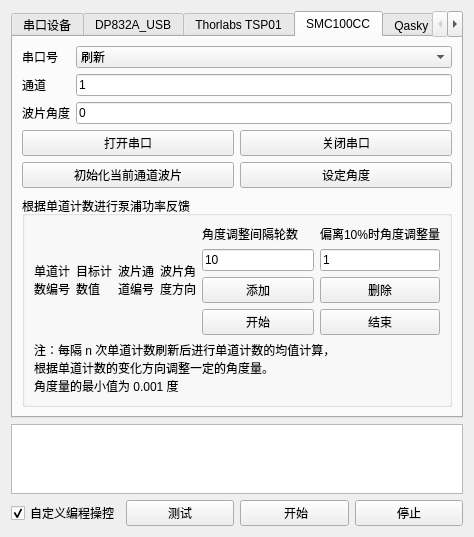
<?xml version="1.0" encoding="UTF-8"?>
<ui version="4.0">
 <class>ExternalApplicationsWidget</class>
 <widget class="QWidget" name="ExternalApplicationsWidget">
  <property name="geometry">
   <rect>
    <x>0</x>
    <y>0</y>
    <width>474</width>
    <height>503</height>
   </rect>
  </property>
  <property name="windowTitle">
   <string>Form</string>
  </property>
  <layout class="QVBoxLayout" name="verticalLayout">
   <item>
    <widget class="QTabWidget" name="tabWidget">
     <property name="currentIndex">
      <number>3</number>
     </property>
     <widget class="QWidget" name="tab">
      <attribute name="title">
       <string>串口设备</string>
      </attribute>
      <layout class="QVBoxLayout" name="verticalLayout_2">
       <item>
        <widget class="QLabel" name="label_3">
         <property name="text">
          <string>串口设置</string>
         </property>
        </widget>
       </item>
       <item>
        <layout class="QGridLayout" name="gLayoutSettings">
         <item row="0" column="0">
          <widget class="QLabel" name="label">
           <property name="text">
            <string>串口号</string>
           </property>
          </widget>
         </item>
         <item row="3" column="0">
          <widget class="QLabel" name="label_6">
           <property name="text">
            <string>停止位</string>
           </property>
          </widget>
         </item>
         <item row="1" column="0">
          <widget class="QLabel" name="label_5">
           <property name="text">
            <string>波特率</string>
           </property>
          </widget>
         </item>
         <item row="4" column="0">
          <widget class="QLabel" name="label_8">
           <property name="text">
            <string>奇偶校验</string>
           </property>
          </widget>
         </item>
         <item row="2" column="0">
          <widget class="QLabel" name="label_7">
           <property name="text">
            <string>数据位</string>
           </property>
          </widget>
         </item>
         <item row="5" column="0" colspan="3">
          <layout class="QHBoxLayout" name="horizontalLayout_3">
           <item>
            <widget class="QPushButton" name="buttonRefresh">
             <property name="text">
              <string>刷新串口列表</string>
             </property>
            </widget>
           </item>
           <item>
            <widget class="QPushButton" name="buttonOpenSP">
             <property name="text">
              <string>打开串口</string>
             </property>
            </widget>
           </item>
           <item>
            <widget class="QPushButton" name="buttonCloseSP">
             <property name="text">
              <string>关闭串口</string>
             </property>
            </widget>
           </item>
          </layout>
         </item>
         <item row="3" column="1" colspan="2">
          <widget class="QComboBox" name="comboBoxStopBitsList">
           <item>
            <property name="text">
             <string>1</string>
            </property>
           </item>
           <item>
            <property name="text">
             <string>1.5</string>
            </property>
           </item>
           <item>
            <property name="text">
             <string>2</string>
            </property>
           </item>
          </widget>
         </item>
         <item row="4" column="1" colspan="2">
          <widget class="QComboBox" name="comboBoxParityBitsList">
           <item>
            <property name="text">
             <string>无</string>
            </property>
           </item>
           <item>
            <property name="text">
             <string>偶</string>
            </property>
           </item>
           <item>
            <property name="text">
             <string>奇</string>
            </property>
           </item>
           <item>
            <property name="text">
             <string>校验位始终为 1</string>
            </property>
           </item>
           <item>
            <property name="text">
             <string>校验位始终为 0</string>
            </property>
           </item>
          </widget>
         </item>
         <item row="2" column="1" colspan="2">
          <widget class="QComboBox" name="comboBoxDataBitsList">
           <item>
            <property name="text">
             <string>5</string>
            </property>
           </item>
           <item>
            <property name="text">
             <string>6</string>
            </property>
           </item>
           <item>
            <property name="text">
             <string>7</string>
            </property>
           </item>
           <item>
            <property name="text">
             <string>8</string>
            </property>
           </item>
          </widget>
         </item>
         <item row="1" column="1" colspan="2">
          <widget class="QComboBox" name="comboBoxBaudRateList">
           <item>
            <property name="text">
             <string>1200</string>
            </property>
           </item>
           <item>
            <property name="text">
             <string>2400</string>
            </property>
           </item>
           <item>
            <property name="text">
             <string>4800</string>
            </property>
           </item>
           <item>
            <property name="text">
             <string>9600</string>
            </property>
           </item>
           <item>
            <property name="text">
             <string>19200</string>
            </property>
           </item>
           <item>
            <property name="text">
             <string>38400</string>
            </property>
           </item>
           <item>
            <property name="text">
             <string>57600</string>
            </property>
           </item>
           <item>
            <property name="text">
             <string>115200</string>
            </property>
           </item>
          </widget>
         </item>
         <item row="0" column="1" colspan="2">
          <widget class="QComboBox" name="comboboxSPList">
           <property name="sizePolicy">
            <sizepolicy hsizetype="Preferred" vsizetype="Fixed">
             <horstretch>0</horstretch>
             <verstretch>0</verstretch>
            </sizepolicy>
           </property>
          </widget>
         </item>
        </layout>
       </item>
       <item>
        <spacer name="verticalSpacer">
         <property name="orientation">
          <enum>Qt::Vertical</enum>
         </property>
         <property name="sizeHint" stdset="0">
          <size>
           <width>20</width>
           <height>40</height>
          </size>
         </property>
        </spacer>
       </item>
       <item>
        <layout class="QGridLayout" name="gridLayout">
         <item row="2" column="0">
          <widget class="QLabel" name="label_4">
           <property name="text">
            <string>接收指令</string>
           </property>
          </widget>
         </item>
         <item row="2" column="1">
          <widget class="QLabel" name="labelDataReceived">
           <property name="text">
            <string/>
           </property>
          </widget>
         </item>
         <item row="1" column="0">
          <widget class="QLabel" name="label_2">
           <property name="text">
            <string>发送指令</string>
           </property>
          </widget>
         </item>
         <item row="1" column="1">
          <widget class="QLineEdit" name="textDataSent">
           <property name="text">
            <string>*IDN?</string>
           </property>
          </widget>
         </item>
         <item row="1" column="2">
          <widget class="QPushButton" name="buttonSend">
           <property name="enabled">
            <bool>false</bool>
           </property>
           <property name="text">
            <string>发送</string>
           </property>
          </widget>
         </item>
         <item row="2" column="2">
          <widget class="QPushButton" name="buttonReceive">
           <property name="enabled">
            <bool>false</bool>
           </property>
           <property name="text">
            <string>接收</string>
           </property>
          </widget>
         </item>
        </layout>
       </item>
      </layout>
     </widget>
     <widget class="QWidget" name="tab_3">
      <attribute name="title">
       <string>DP832A_USB</string>
      </attribute>
      <layout class="QVBoxLayout" name="verticalLayout_4">
       <item>
        <layout class="QHBoxLayout" name="horizontalLayout_4">
         <item>
          <widget class="QLabel" name="label_15">
           <property name="text">
            <string>USB 设备代号</string>
           </property>
          </widget>
         </item>
         <item>
          <widget class="QLineEdit" name="textDP832DeviceName">
           <property name="text">
            <string>USB0::0x1AB1::0x0E11::DP8B240700265::INSTR</string>
           </property>
          </widget>
         </item>
        </layout>
       </item>
       <item>
        <layout class="QGridLayout" name="gridLayoutDP832Usb">
         <item row="0" column="1">
          <widget class="QPushButton" name="buttonDP832UsbInitiate">
           <property name="text">
            <string>打开设备</string>
           </property>
          </widget>
         </item>
         <item row="1" column="1">
          <widget class="QPushButton" name="buttonDP832UsbClose">
           <property name="text">
            <string>关闭设备</string>
           </property>
          </widget>
         </item>
         <item row="0" column="0" rowspan="2">
          <widget class="QLabel" name="label_16">
           <property name="text">
            <string/>
           </property>
          </widget>
         </item>
         <item row="1" column="2">
          <widget class="QPushButton" name="buttonDP832UsbSendCmd">
           <property name="text">
            <string>发送命令</string>
           </property>
          </widget>
         </item>
         <item row="0" column="2">
          <widget class="QPushButton" name="buttonDP832UsbTest">
           <property name="text">
            <string>测试设备</string>
           </property>
          </widget>
         </item>
        </layout>
       </item>
       <item>
        <layout class="QFormLayout" name="formLayout">
         <item row="0" column="0">
          <widget class="QLabel" name="label_17">
           <property name="text">
            <string>发送命令</string>
           </property>
          </widget>
         </item>
         <item row="0" column="1">
          <widget class="QLineEdit" name="textDP832UsbCmdSent">
           <property name="text">
            <string>:APPL? CH1,VOLT</string>
           </property>
          </widget>
         </item>
         <item row="1" column="1">
          <widget class="QLabel" name="labelDP832UsbMsgRecv">
           <property name="text">
            <string/>
           </property>
          </widget>
         </item>
         <item row="1" column="0">
          <widget class="QLabel" name="label_18">
           <property name="text">
            <string>接收信息</string>
           </property>
          </widget>
         </item>
        </layout>
       </item>
      </layout>
     </widget>
     <widget class="QWidget" name="tab_2">
      <attribute name="title">
       <string>Thorlabs TSP01</string>
      </attribute>
      <layout class="QVBoxLayout" name="verticalLayout_3">
       <item>
        <layout class="QHBoxLayout" name="horizontalLayout">
         <item>
          <widget class="QLabel" name="label_9">
           <property name="text">
            <string>选择设备</string>
           </property>
          </widget>
         </item>
         <item>
          <widget class="QComboBox" name="comboBoxTSP01DeviceList">
           <property name="sizePolicy">
            <sizepolicy hsizetype="Expanding" vsizetype="Fixed">
             <horstretch>0</horstretch>
             <verstretch>0</verstretch>
            </sizepolicy>
           </property>
          </widget>
         </item>
         <item>
          <widget class="QPushButton" name="buttonRefreshTSP01">
           <property name="text">
            <string>刷新列表</string>
           </property>
          </widget>
         </item>
        </layout>
       </item>
       <item>
        <layout class="QGridLayout" name="gridLayoutTSP01">
         <item row="1" column="3">
          <widget class="QPushButton" name="buttonRefreshDataTSP01">
           <property name="text">
            <string>刷新数据</string>
           </property>
          </widget>
         </item>
         <item row="1" column="1">
          <widget class="QPushButton" name="buttonCloseTSP01">
           <property name="text">
            <string>关闭设备</string>
           </property>
          </widget>
         </item>
         <item row="0" column="1">
          <widget class="QPushButton" name="buttonOpenTSP01">
           <property name="sizePolicy">
            <sizepolicy hsizetype="Preferred" vsizetype="Fixed">
             <horstretch>0</horstretch>
             <verstretch>0</verstretch>
            </sizepolicy>
           </property>
           <property name="text">
            <string>打开设备</string>
           </property>
          </widget>
         </item>
         <item row="0" column="3">
          <widget class="QPushButton" name="buttonTestTSP01">
           <property name="text">
            <string>测试设备</string>
           </property>
          </widget>
         </item>
         <item row="0" column="0" rowspan="2">
          <widget class="QLabel" name="label_14">
           <property name="sizePolicy">
            <sizepolicy hsizetype="Minimum" vsizetype="Preferred">
             <horstretch>0</horstretch>
             <verstretch>0</verstretch>
            </sizepolicy>
           </property>
           <property name="text">
            <string/>
           </property>
          </widget>
         </item>
        </layout>
       </item>
       <item>
        <layout class="QGridLayout" name="gridLayout_2">
         <item row="2" column="0">
          <widget class="QLabel" name="label_11">
           <property name="text">
            <string>湿度（%）</string>
           </property>
          </widget>
         </item>
         <item row="1" column="0">
          <widget class="QLabel" name="label_10">
           <property name="text">
            <string>温度（℃）</string>
           </property>
          </widget>
         </item>
         <item row="0" column="2">
          <widget class="QLabel" name="label_12">
           <property name="text">
            <string>偏移量</string>
           </property>
          </widget>
         </item>
         <item row="0" column="1">
          <widget class="QLabel" name="label_13">
           <property name="text">
            <string>当前值</string>
           </property>
          </widget>
         </item>
         <item row="1" column="1">
          <widget class="QLCDNumber" name="lcdTemp">
           <property name="sizePolicy">
            <sizepolicy hsizetype="Expanding" vsizetype="Minimum">
             <horstretch>0</horstretch>
             <verstretch>0</verstretch>
            </sizepolicy>
           </property>
           <property name="smallDecimalPoint">
            <bool>true</bool>
           </property>
           <property name="digitCount">
            <number>6</number>
           </property>
          </widget>
         </item>
         <item row="2" column="1">
          <widget class="QLCDNumber" name="lcdHumd">
           <property name="sizePolicy">
            <sizepolicy hsizetype="Expanding" vsizetype="Minimum">
             <horstretch>0</horstretch>
             <verstretch>0</verstretch>
            </sizepolicy>
           </property>
           <property name="smallDecimalPoint">
            <bool>true</bool>
           </property>
           <property name="digitCount">
            <number>6</number>
           </property>
          </widget>
         </item>
         <item row="1" column="2">
          <widget class="QLCDNumber" name="lcdTempOffset">
           <property name="sizePolicy">
            <sizepolicy hsizetype="MinimumExpanding" vsizetype="Minimum">
             <horstretch>0</horstretch>
             <verstretch>0</verstretch>
            </sizepolicy>
           </property>
           <property name="smallDecimalPoint">
            <bool>true</bool>
           </property>
           <property name="digitCount">
            <number>6</number>
           </property>
          </widget>
         </item>
         <item row="2" column="2">
          <widget class="QLCDNumber" name="lcdHumdOffset">
           <property name="sizePolicy">
            <sizepolicy hsizetype="MinimumExpanding" vsizetype="Minimum">
             <horstretch>0</horstretch>
             <verstretch>0</verstretch>
            </sizepolicy>
           </property>
           <property name="smallDecimalPoint">
            <bool>true</bool>
           </property>
           <property name="digitCount">
            <number>6</number>
           </property>
          </widget>
         </item>
        </layout>
       </item>
      </layout>
     </widget>
     <widget class="QWidget" name="tab_4">
      <attribute name="title">
       <string>SMC100CC</string>
      </attribute>
      <layout class="QVBoxLayout" name="verticalLayout_6">
       <item>
        <layout class="QFormLayout" name="formLayout_3">
         <item row="0" column="0">
          <widget class="QLabel" name="label_31">
           <property name="text">
            <string>串口号</string>
           </property>
          </widget>
         </item>
         <item row="0" column="1">
          <widget class="QComboBox" name="comboSmcSpList">
           <item>
            <property name="text">
             <string>刷新</string>
            </property>
           </item>
          </widget>
         </item>
         <item row="1" column="0">
          <widget class="QLabel" name="label_28">
           <property name="text">
            <string>通道</string>
           </property>
          </widget>
         </item>
         <item row="2" column="0">
          <widget class="QLabel" name="label_29">
           <property name="text">
            <string>波片角度</string>
           </property>
          </widget>
         </item>
         <item row="2" column="1">
          <widget class="QLineEdit" name="textSmcAngle">
           <property name="text">
            <string>0</string>
           </property>
          </widget>
         </item>
         <item row="4" column="0" colspan="2">
          <layout class="QGridLayout" name="gridLayout_6">
           <item row="1" column="0">
            <widget class="QPushButton" name="buttonSmcOpenPort">
             <property name="text">
              <string>打开串口</string>
             </property>
            </widget>
           </item>
           <item row="2" column="1">
            <widget class="QPushButton" name="buttonSmcSetAngle">
             <property name="text">
              <string>设定角度</string>
             </property>
            </widget>
           </item>
           <item row="2" column="0">
            <widget class="QPushButton" name="buttonSmcHoming">
             <property name="text">
              <string>初始化当前通道波片</string>
             </property>
            </widget>
           </item>
           <item row="1" column="1">
            <widget class="QPushButton" name="buttonSmcClosePort">
             <property name="text">
              <string>关闭串口</string>
             </property>
            </widget>
           </item>
          </layout>
         </item>
         <item row="1" column="1">
          <widget class="QLineEdit" name="textSmcAddr">
           <property name="text">
            <string>1</string>
           </property>
          </widget>
         </item>
        </layout>
       </item>
       <item>
        <widget class="QGroupBox" name="groupBox_2">
         <property name="title">
          <string>根据单道计数进行泵浦功率反馈</string>
         </property>
         <layout class="QGridLayout" name="gridLayout_4">
          <item row="0" column="2">
           <widget class="QLabel" name="label_32">
            <property name="text">
             <string>偏离10%时角度调整量</string>
            </property>
           </widget>
          </item>
          <item row="0" column="1">
           <widget class="QLabel" name="label_33">
            <property name="text">
             <string>角度调整间隔轮数</string>
            </property>
           </widget>
          </item>
          <item row="2" column="1">
           <widget class="QPushButton" name="buttonAngleFeedbackAdd">
            <property name="text">
             <string>添加</string>
            </property>
           </widget>
          </item>
          <item row="0" column="0" rowspan="4">
           <layout class="QGridLayout" name="layoutAngleFeedback">
            <item row="0" column="2">
             <widget class="QLabel" name="label_34">
              <property name="text">
               <string>波片通
道编号</string>
              </property>
             </widget>
            </item>
            <item row="0" column="1">
             <widget class="QLabel" name="label_30">
              <property name="text">
               <string>目标计
数值</string>
              </property>
             </widget>
            </item>
            <item row="0" column="0">
             <widget class="QLabel" name="label_35">
              <property name="text">
               <string>单道计
数编号</string>
              </property>
             </widget>
            </item>
            <item row="0" column="3">
             <widget class="QLabel" name="label_37">
              <property name="text">
               <string>波片角
度方向</string>
              </property>
             </widget>
            </item>
           </layout>
          </item>
          <item row="3" column="1">
           <widget class="QPushButton" name="buttonAngleFeedbackStart">
            <property name="text">
             <string>开始</string>
            </property>
           </widget>
          </item>
          <item row="1" column="2">
           <widget class="QLineEdit" name="textAngleAdj">
            <property name="text">
             <string>1</string>
            </property>
           </widget>
          </item>
          <item row="1" column="1">
           <widget class="QLineEdit" name="textAngleAverageRounds">
            <property name="text">
             <string>10</string>
            </property>
           </widget>
          </item>
          <item row="2" column="2">
           <widget class="QPushButton" name="buttonAngleFeedbackRemove">
            <property name="text">
             <string>删除</string>
            </property>
           </widget>
          </item>
          <item row="3" column="2">
           <widget class="QPushButton" name="buttonAngleFeedbackStop">
            <property name="text">
             <string>结束</string>
            </property>
           </widget>
          </item>
          <item row="4" column="0" colspan="3">
           <widget class="QLabel" name="label_36">
            <property name="text">
             <string>注：每隔 n 次单道计数刷新后进行单道计数的均值计算，
根据单道计数的变化方向调整一定的角度量。 
角度量的最小值为 0.001 度</string>
            </property>
           </widget>
          </item>
         </layout>
        </widget>
       </item>
      </layout>
     </widget>
     <widget class="QWidget" name="tab_5">
      <attribute name="title">
       <string>Qasky 延时板</string>
      </attribute>
      <layout class="QVBoxLayout" name="verticalLayout_5">
       <item>
        <layout class="QFormLayout" name="formLayout_2">
         <item row="1" column="0">
          <widget class="QLabel" name="label_19">
           <property name="text">
            <string>通道</string>
           </property>
          </widget>
         </item>
         <item row="1" column="1">
          <widget class="QComboBox" name="comboDelayBoardChannel">
           <item>
            <property name="text">
             <string>0</string>
            </property>
           </item>
           <item>
            <property name="text">
             <string>1</string>
            </property>
           </item>
           <item>
            <property name="text">
             <string>2</string>
            </property>
           </item>
           <item>
            <property name="text">
             <string>3</string>
            </property>
           </item>
           <item>
            <property name="text">
             <string>4</string>
            </property>
           </item>
           <item>
            <property name="text">
             <string>5</string>
            </property>
           </item>
           <item>
            <property name="text">
             <string>6</string>
            </property>
           </item>
           <item>
            <property name="text">
             <string>7</string>
            </property>
           </item>
          </widget>
         </item>
         <item row="2" column="0">
          <widget class="QLabel" name="label_20">
           <property name="text">
            <string>甄别电平（mV）</string>
           </property>
          </widget>
         </item>
         <item row="2" column="1">
          <widget class="QLineEdit" name="textDelayboardVoltage">
           <property name="text">
            <string>500</string>
           </property>
          </widget>
         </item>
         <item row="3" column="0">
          <widget class="QLabel" name="label_21">
           <property name="text">
            <string>延时（ns）</string>
           </property>
          </widget>
         </item>
         <item row="3" column="1">
          <widget class="QLineEdit" name="textDelayboardDelay">
           <property name="text">
            <string>0</string>
           </property>
          </widget>
         </item>
         <item row="0" column="0">
          <widget class="QLabel" name="label_22">
           <property name="text">
            <string>串口号</string>
           </property>
          </widget>
         </item>
         <item row="0" column="1">
          <widget class="QComboBox" name="comboDelayboardSpList">
           <item>
            <property name="text">
             <string>刷新</string>
            </property>
           </item>
          </widget>
         </item>
         <item row="4" column="0" colspan="2">
          <widget class="QPushButton" name="buttonSetDelay">
           <property name="text">
            <string>设定</string>
           </property>
          </widget>
         </item>
        </layout>
       </item>
       <item>
        <widget class="QGroupBox" name="groupBox">
         <property name="title">
          <string>根据单道计数进行延时反馈</string>
         </property>
         <layout class="QGridLayout" name="gridLayout_3">
          <item row="0" column="2">
           <widget class="QLabel" name="label_26">
            <property name="text">
             <string>每次延时调整量（ps）</string>
            </property>
           </widget>
          </item>
          <item row="0" column="1">
           <widget class="QLabel" name="label_25">
            <property name="text">
             <string>延时调整间隔轮数</string>
            </property>
           </widget>
          </item>
          <item row="2" column="1">
           <widget class="QPushButton" name="buttonDelayFeedbackAdd">
            <property name="text">
             <string>添加</string>
            </property>
           </widget>
          </item>
          <item row="0" column="0" rowspan="4">
           <layout class="QGridLayout" name="layoutDelayFeedback">
            <item row="0" column="1">
             <widget class="QLabel" name="label_24">
              <property name="text">
               <string>延时通道编号</string>
              </property>
             </widget>
            </item>
            <item row="0" column="0">
             <widget class="QLabel" name="label_23">
              <property name="text">
               <string>单道计数编号</string>
              </property>
             </widget>
            </item>
           </layout>
          </item>
          <item row="3" column="1">
           <widget class="QPushButton" name="buttonDelayFeedbackStart">
            <property name="text">
             <string>开始</string>
            </property>
           </widget>
          </item>
          <item row="1" column="2">
           <widget class="QLineEdit" name="textDelayAdj">
            <property name="text">
             <string>5</string>
            </property>
           </widget>
          </item>
          <item row="1" column="1">
           <widget class="QLineEdit" name="textAverageRounds">
            <property name="text">
             <string>10</string>
            </property>
           </widget>
          </item>
          <item row="2" column="2">
           <widget class="QPushButton" name="buttonDelayFeedbackRemove">
            <property name="text">
             <string>删除</string>
            </property>
           </widget>
          </item>
          <item row="3" column="2">
           <widget class="QPushButton" name="buttonDelayFeedbackStop">
            <property name="text">
             <string>结束</string>
            </property>
           </widget>
          </item>
          <item row="4" column="0" colspan="3">
           <widget class="QLabel" name="label_27">
            <property name="text">
             <string>注：每隔 n 次单道计数刷新后进行单道计数的均值计算，
根据单道计数的变化方向调整一定的延时量。 
延时量的最小值为 20000/4095 = 4.884 ps</string>
            </property>
           </widget>
          </item>
         </layout>
        </widget>
       </item>
      </layout>
     </widget>
    </widget>
   </item>
   <item>
    <spacer name="verticalSpacer_2">
     <property name="orientation">
      <enum>Qt::Vertical</enum>
     </property>
     <property name="sizeHint" stdset="0">
      <size>
       <width>20</width>
       <height>40</height>
      </size>
     </property>
    </spacer>
   </item>
   <item>
    <widget class="QTextEdit" name="whiteBoard"/>
   </item>
   <item>
    <layout class="QHBoxLayout" name="horizontalLayout_2">
     <item>
      <widget class="QCheckBox" name="checkboxSPcustomize">
       <property name="enabled">
        <bool>true</bool>
       </property>
       <property name="sizePolicy">
        <sizepolicy hsizetype="Preferred" vsizetype="Fixed">
         <horstretch>0</horstretch>
         <verstretch>0</verstretch>
        </sizepolicy>
       </property>
       <property name="text">
        <string>自定义编程操控</string>
       </property>
       <property name="checked">
        <bool>true</bool>
       </property>
       <property name="tristate">
        <bool>false</bool>
       </property>
      </widget>
     </item>
     <item>
      <widget class="QPushButton" name="buttonTest">
       <property name="enabled">
        <bool>true</bool>
       </property>
       <property name="text">
        <string>测试</string>
       </property>
      </widget>
     </item>
     <item>
      <widget class="QPushButton" name="buttonStart">
       <property name="enabled">
        <bool>true</bool>
       </property>
       <property name="text">
        <string> 开始</string>
       </property>
      </widget>
     </item>
     <item>
      <widget class="QPushButton" name="buttonStop">
       <property name="enabled">
        <bool>true</bool>
       </property>
       <property name="text">
        <string>停止</string>
       </property>
      </widget>
     </item>
    </layout>
   </item>
  </layout>
 </widget>
 <resources/>
 <connections/>
</ui>
